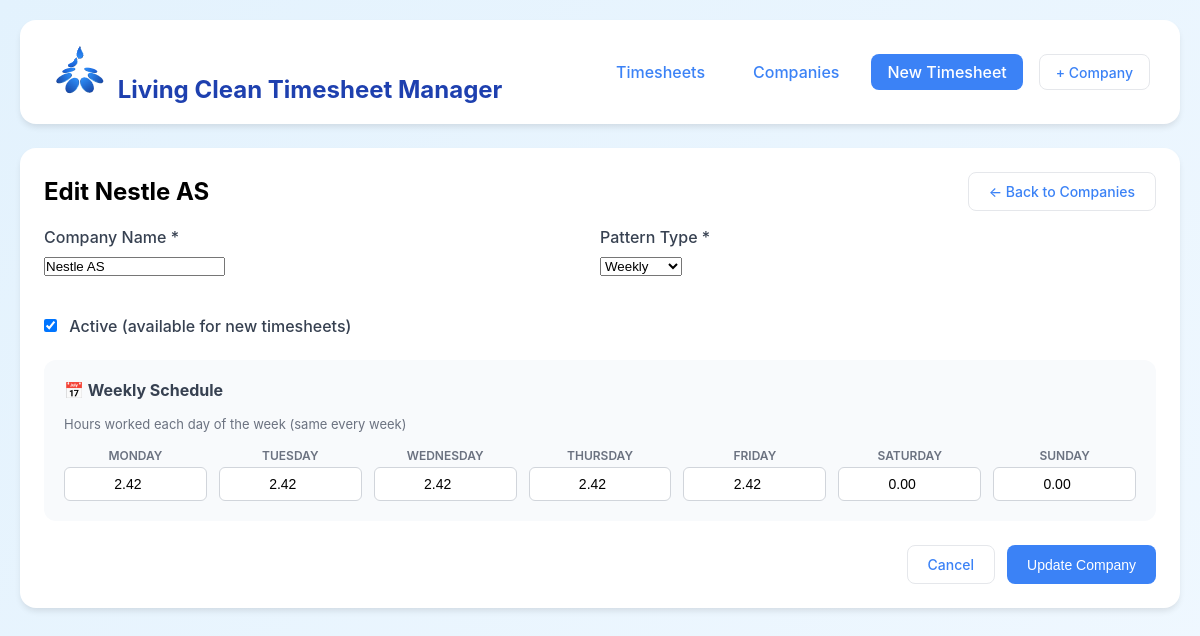
The app's page /companies/1/edit/ with its own data.
### timesheet/models.py (models this page shows, shortened)
class Company(models.Model):
    PATTERN_CHOICES = [
        ('weekly', 'Weekly'),
        ('biweekly', 'Bi-Weekly'),
    ]
    name = models.CharField(max_length=200, unique = True)
    pattern_type = models.CharField(max_length=10, choices=PATTERN_CHOICES, default='weekly')
    mon_hours = models.DecimalField(max_digits=5, decimal_places=2, default=0)
    tue_hours = models.DecimalField(max_digits=5, decimal_places=2, default=0)
    wed_hours = models.DecimalField(max_digits=5, decimal_places=2, default=0)
    thu_hours = models.DecimalField(max_digits=5, decimal_places=2, default=0)
    fri_hours = models.DecimalField(max_digits=5, decimal_places=2, default=0)
    sat_hours = models.DecimalField(max_digits=5, decimal_places=2, default=0)
    sun_hours = models.DecimalField(max_digits=5, decimal_places=2, default=0)
    mon_hours_week_a = models.DecimalField(max_digits=5, decimal_places=2, default=0)
    tue_hours_week_a = models.DecimalField(max_digits=5, decimal_places=2, default=0)
    wed_hours_week_a = models.DecimalField(max_digits=5, decimal_places=2, default=0)
    thu_hours_week_a = models.DecimalField(max_digits=5, decimal_places=2, default=0)
    fri_hours_week_a = models.DecimalField(max_digits=5, decimal_places=2, default=0)
    sat_hours_week_a = models.DecimalField(max_digits=5, decimal_places=2, default=0)
    sun_hours_week_a = models.DecimalField(max_digits=5, decimal_places=2, default=0)
    mon_hours_week_b = models.DecimalField(max_digits=5, decimal_places=2, default=0)
    tue_hours_week_b = models.DecimalField(max_digits=5, decimal_places=2, default=0)
    wed_hours_week_b = models.DecimalField(max_digits=5, decimal_places=2, default=0)
    thu_hours_week_b = models.DecimalField(max_digits=5, decimal_places=2, default=0)
    fri_hours_week_b = models.DecimalField(max_digits=5, decimal_places=2, default=0)
    sat_hours_week_b = models.DecimalField(max_digits=5, decimal_places=2, default=0)
    sun_hours_week_b = models.DecimalField(max_digits=5, decimal_places=2, default=0)
    biweekly_start_date = models.DateField(null=True, blank=True, help_text="Date when Week A starts (for bi-weekly patterns)")
    is_active = models.BooleanField(default=True)
    created_at = models.DateTimeField(auto_now_add=True)
    class Meta:
        verbose_name_plural = "Companies"
        ordering = ['name']

### timesheet/views.py (the view, shortened to what this page needs)
# urls.py: path('companies/<int:pk>/edit/', views.CompanyUpdateView.as_view(), name='company_edit'),
class CompanyUpdateView(UpdateView):
    model = Company
    form_class = CompanyForm
    template_name = 'timesheet/company_form.html'
    success_url = reverse_lazy('company_list')
    def get_context_data(self, **kwargs):
        context = super().get_context_data(**kwargs)
        context['title'] = f'Edit {self.object.name}'
        context['action'] = 'Update'
        context['company'] = self.object
        return context

### timesheet/templates/timesheet/company_form.html (shortened to what this page needs)
{% extends 'timesheet/base.html' %}
{% block content %}
<div class="card">
    <div class="flex justify-between items-center mb-4">
        <h2>{{ title }}</h2>
        <a href="{% url 'company_list' %}" class="btn btn-secondary">← Back to Companies</a>
    </div>
    <form method="post" id="companyForm">
        <div class="form-row">
            <div class="form-group">
                <label>Company Name *</label>
                {{ form.name }}
            </div>
            <div class="form-group">
                <label>Pattern Type *</label>
                {{ form.pattern_type }}
            </div>
        </div>
        <div class="form-group" style="margin-bottom: 24px;">
            <label>
                {{ form.is_active }}
                <span style="margin-left: 8px;">Active (available for new timesheets)</span>
            </label>
        </div>
        <div class="hours-section" id="weeklySection">
            <h4>📅 Weekly Schedule</h4>
            <p style="font-size: 13px; color: #6b7280; margin-bottom: 16px;">Hours worked each day of the week (same every week)</p>
            <div class="hours-grid-form">
                <div class="hours-input-group">
                    <label>Monday</label>
                    {{ form.mon_hours }}
                </div>
                <div class="hours-input-group">
                    <label>Tuesday</label>
                    {{ form.tue_hours }}
                </div>
                <div class="hours-input-group">
                    <label>Wednesday</label>
                    {{ form.wed_hours }}
                </div>
                <div class="hours-input-group">
                    <label>Thursday</label>
                    {{ form.thu_hours }}
                </div>
                <div class="hours-input-group">
                    <label>Friday</label>
                    {{ form.fri_hours }}
                </div>
                <div class="hours-input-group">
                    <label>Saturday</label>
                    {{ form.sat_hours }}
                </div>
                <div class="hours-input-group">
                    <label>Sunday</label>
                    {{ form.sun_hours }}
                </div>
            </div>
        </div>
        <div style="display: flex; gap: 12px; justify-content: flex-end; margin-top: 24px;">
            <a href="{% url 'company_list' %}" class="btn btn-secondary">Cancel</a>
            <button type="submit" class="btn btn-primary">{{ action }} Company</button>
        </div>
    </form>
</div>
{% endblock %}

### timesheet/templates/timesheet/base.html (style rules this page uses)
* { margin: 0; padding: 0; box-sizing: border-box; }
body { font-family: -apple-system, BlinkMacSystemFont, 'Segoe UI', Roboto, Oxygen, Ubuntu, Cantarell, sans-serif; background: linear-gradient(135deg, #e3f2fd 0%, #f0f8ff 100%); min-height: 100vh; padding: 20px; }
.card { background: white; border-radius: 16px; padding: 24px; box-shadow: 0 4px 6px -1px rgba(0, 0, 0, 0.1); margin-bottom: 24px; }
.btn { display: inline-flex; align-items: center; gap: 8px; padding: 10px 20px; border-radius: 8px; font-weight: 500; cursor: pointer; transition: all 0.2s; border: none; font-size: 14px; text-decoration: none; }
.btn-primary { background: #3b82f6; color: white; }
.btn-secondary { background: white; color: #3b82f6; border: 1px solid #e5e7eb; }
.form-group { margin-bottom: 20px; }
.form-group label { display: block; margin-bottom: 8px; font-weight: 500; color: #374151; }
.mb-4 { margin-bottom: 16px; }
.flex { display: flex; }
.justify-between { justify-content: space-between; }
.items-center { align-items: center; }

### timesheet/templates/timesheet/company_form.html (style rules this page uses)
.hours-section { background: #f8fafc; border-radius: 12px; padding: 20px; margin-bottom: 20px; }
.hours-section h4 { margin-bottom: 16px; color: #374151; display: flex; align-items: center; gap: 8px; }
.hours-grid-form { display: grid; grid-template-columns: repeat(7, 1fr); gap: 12px; }
.hours-input-group { text-align: center; }
.hours-input-group label { display: block; font-size: 12px; color: #6b7280; margin-bottom: 4px; text-transform: uppercase; font-weight: 600; }
.hours-input { width: 100%; padding: 8px; border: 1px solid #d1d5db; border-radius: 6px; text-align: center; font-size: 14px; }
.form-row { display: grid; grid-template-columns: 2fr 1fr 1fr; gap: 20px; margin-bottom: 20px; }

### records on screen
Company: name "Nestle AS", pattern_type "Weekly", is_active "☑", mon_hours "2.42", tue_hours "2.42", wed_hours "2.42", thu_hours "2.42", fri_hours "2.42", sat_hours "0.00", sun_hours "0.00"

### other values on screen
{{ title }} "Edit Nestle AS"
{{ action }} "Update"
